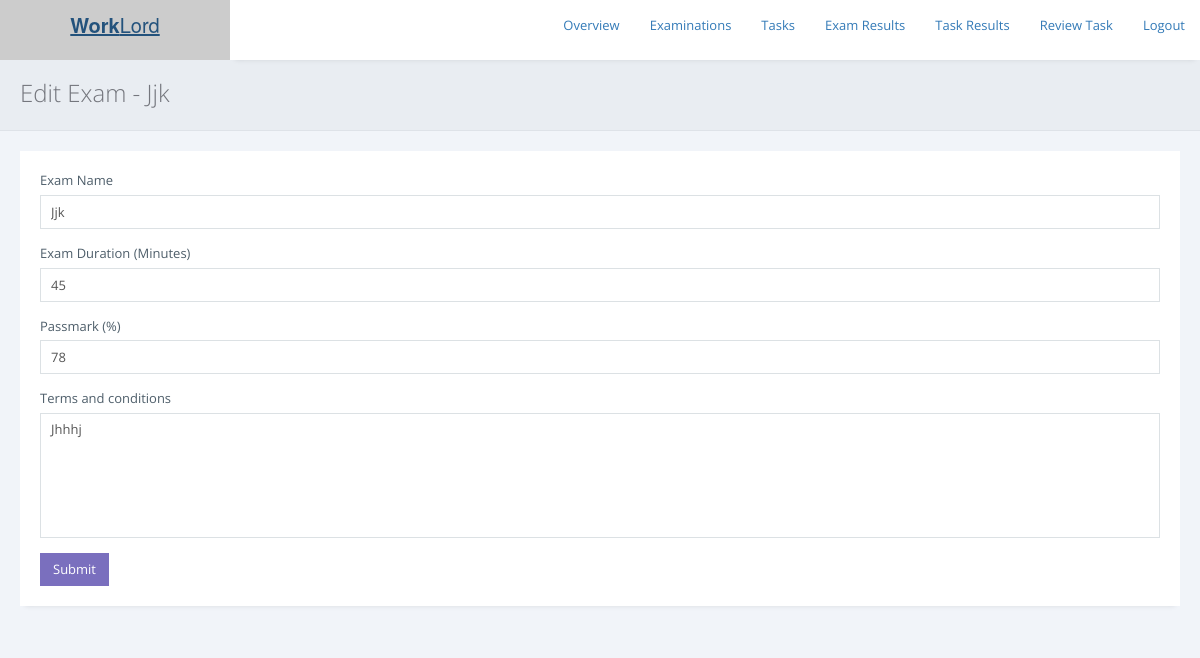
Screenshot of /exams/admin/edit-exam.php?eid=EX-053269 with the database file from the repository.
### tables this page shows
CREATE TABLE `examinations` (
  `exam_id` varchar(255) NOT NULL,
  `exam_name` varchar(255) NOT NULL,
  `duration` int(255) NOT NULL,
  `passmark` int(255) NOT NULL,
  `terms` longtext NOT NULL,
  `status` varchar(255) NOT NULL DEFAULT 'Inactive'
);

### exams/admin/edit-exam.php (the view, shortened to what this page needs)
<?php
include 'includes/check_reply.php';
if (isset($_GET['eid'])) {
include '../../db.php';
$exam_id = mysqli_real_escape_string($conn, $_GET['eid']);
$sql = "SELECT * FROM examinations WHERE exam_id = '$exam_id'";
$result = $conn->query($sql);
if ($result->num_rows > 0) {
    while($row = $result->fetch_assoc()) {
	 $exname = $row['exam_name'];
	 $exduration = $row['duration'];
	 $expassmark = $row['passmark'];
	 $exterms = $row['terms'];
    }
} else {
    header("location:./");
}
}else{
	header("location:./");
}
?>
<!DOCTYPE html>
<html>
<head>
<link rel="stylesheet" href="https://cdnjs.cloudflare.com/ajax/libs/twitter-bootstrap/3.3.7/css/bootstrap.min.css">
<link rel="stylesheet" href="https://cdnjs.cloudflare.com/ajax/libs/font-awesome/4.7.0/css/font-awesome.min.css">
<link rel="stylesheet" href="https://cdnjs.cloudflare.com/ajax/libs/ionicons/2.0.1/css/ionicons.min.css">
<link rel="stylesheet" href="../../css/AdminLTE.min.css">
        <link href="../assets/plugins/pace-master/themes/blue/pace-theme-flash.css" rel="stylesheet"/>
        <link href="../assets/plugins/uniform/css/uniform.default.min.css" rel="stylesheet"/>
        <link href="../assets/plugins/bootstrap/css/bootstrap.min.css" rel="stylesheet" type="text/css"/>
        <link href="../assets/plugins/fontawesome/css/font-awesome.css" rel="stylesheet" type="text/css"/>
        <link href="../assets/plugins/line-icons/simple-line-icons.css" rel="stylesheet" type="text/css"/>
        <link href="../assets/plugins/offcanvasmenueffects/css/menu_cornerbox.css" rel="stylesheet" type="text/css"/>
        <link href="../assets/plugins/waves/waves.min.css" rel="stylesheet" type="text/css"/>
        <link href="../assets/plugins/switchery/switchery.min.css" rel="stylesheet" type="text/css"/>
        <link href="../assets/plugins/3d-bold-navigation/css/style.css" rel="stylesheet" type="text/css"/>
        <link href="../assets/plugins/slidepushmenus/css/component.css" rel="stylesheet" type="text/css"/>
        <link href="../assets/plugins/datatables/css/jquery.datatables.min.css" rel="stylesheet" type="text/css"/>
        <link href="../assets/plugins/datatables/css/jquery.datatables_themeroller.css" rel="stylesheet" type="text/css"/>
        <link href="../assets/plugins/x-editable/bootstrap3-editable/css/bootstrap-editable.css" rel="stylesheet" type="text/css">
        <link href="../assets/plugins/bootstrap-datepicker/css/datepicker3.css" rel="stylesheet" type="text/css"/>
		<link href="../assets/plugins/select2/css/select2.min.css" rel="stylesheet" type="text/css"/>
        <link href="../assets/css/modern.min.css" rel="stylesheet" type="text/css"/>
        <link href="../assets/css/themes/green.css" class="theme-color" rel="stylesheet" type="text/css"/>
        <link href="../assets/css/custom.css" rel="stylesheet" type="text/css"/>
        <link href="../assets/css/snack.css" rel="stylesheet" type="text/css"/>
        <link href="../assets/plugins/summernote-master/summernote.css" rel="stylesheet" type="text/css"/>
        <link href="../assets/plugins/bootstrap-datepicker/css/datepicker3.css" rel="stylesheet" type="text/css"/>
        <link href="../assets/plugins/bootstrap-colorpicker/css/colorpicker.css" rel="stylesheet" type="text/css"/>
        <link href="../assets/plugins/bootstrap-tagsinput/bootstrap-tagsinput.css" rel="stylesheet" type="text/css"/>
        <link href="../assets/plugins/bootstrap-timepicker/css/bootstrap-timepicker.min.css" rel="stylesheet" type="text/css"/>
    </head>
    <body <?php if ($ms == "1") { print 'onload="myFunction()"'; } ?> >
        <main class="content-wrap">
<header class="main-header">
    <a href="../../index.php" class="logo logo-bg">
      <span class="logo-lg"><b>Work</b>Lord</span>
    </a>
    <nav class="navbar navbar-static-top">
      <div class="navbar-custom-menu">
        <ul class="nav navbar-nav">
		<li><a href="./">Overview</a></li>
		<li><a href="examinations.php">Examinations</a></li>
		<li><a href="tasks.php">Tasks</a></li>
		<li><a href="results.php">Exam Results</a></li>
		<li><a href="view-taskresults.php">Task Results</a></li>
		<li><a href="reviewtask.php">Review Task</a></li>
		<li><a href="../../logout.php">Logout</a></li>
        </ul>
      </div>
    </nav>
  </header>
            <div class="page-inner">
                <div class="page-title">
                    <h3>Edit Exam - <?php echo "$exname"; ?></h3>
                </div>
                <div id="main-wrapper">
                    <div class="row">
                        <div class="col-md-12">
						<div class="row">
                            <div class="col-md-12">
                                <div class="panel panel-white">
                                    <div class="panel-body">
                                         <form action="pages/update_exam.php" method="POST">
										<div class="form-group">
                                            <label for="exampleInputEmail1">Exam Name</label>
                                            <input type="text" class="form-control" value="<?php echo"$exname"; ?>" placeholder="Enter exam name" name="exam" required autocomplete="off">
                                        </div>
										<div class="form-group">
                                            <label for="exampleInputEmail1">Exam Duration (Minutes)</label>
                                            <input type="number" class="form-control" value="<?php echo"$exduration"; ?>" placeholder="Enter exam duration" name="duration" required autocomplete="off">
                                        </div>
										<div class="form-group">
                                            <label for="exampleInputEmail1">Passmark (%)</label>
                                            <input type="number" class="form-control" value="<?php echo"$expassmark"; ?>" placeholder="Enter passmark" name="passmark" required autocomplete="off">
                                        </div>
									<div class="form-group">
                                            <label for="exampleInputEmail1">Terms and conditions</label>
                                            <textarea style="resize: none;" rows="6" class="form-control" placeholder="Enter Terms and conditions" name="instructions" required autocomplete="off"><?php echo"$exterms"; ?></textarea>
                                     </div>
                                        <button type="submit" class="btn btn-primary">Submit</button>
                                       </form>
                                    </div>
                                </div>
                            </div>
                        </div>
                        </div>
                    </div>
                </div>
            </div>
        </main>
    </body>
</html>

### rows the page displays
examinations: exam_name "Jjk", exam "Jjk", duration "45", passmark "78", instructions "Jhhhj"
